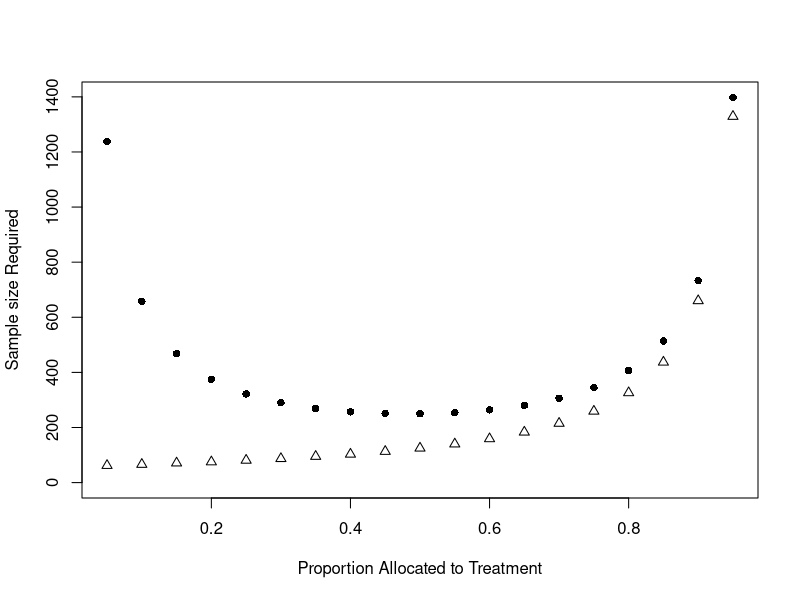

The R script that drew this image:
# Power calculations

# Power and sample size calculations based on the unadjusted Cox regression model 
# (equivalent to log-rank test) for unequal groups, as presented in 
# Schoenfeld (1983). Similar calculations can also be done by using 
# https://sample-size.net/sample-size-survival-analysis/.
# Inputs:
#   alpha: Proportion specifying Type I error
#   beta: Proportion specifying Type II error, equal to 1 - power
#   q_treat: Proportion allocated to treatment
#   tau: Maximum anticipated follow-up time, in same units as `phi`, `mu_0`, or 
#     `med_0`
#   phi: Hazard ratio. Optional (see details). Default is `NULL`.
#   lambda_0: Hazard function in the control group. Optional (see details). 
#     Default is `NULL`.
#   mu_0: Mean survival time in the control group, in same units as `tau`.
#     Optional (see details). Default is `NULL`.
#   med_0: Median survival time in the control group, in same units as `tau`.
#     Optional (see details). Default is `NULL`.
#   lambda_1: Hazard function in the treatment group. Optional (see details). 
#     Default is `NULL`.
#   mu_1: Mean survival time in the treatment group, in same units as `tau`.
#     Optional (see details). Default is `NULL`.
#   med_1: Median survival time in the treatment group, in same units as `tau`.
#     Optional (see details). Default is `NULL`.
#   print_output: Boolean specifying whether output should be printed. Default 
#     is `TRUE`.
# Outputs: List containing the following:
#   d: Number of events needed
#   n: Sample size required 
#   n_treat: Sample size required for the treatment group
# Details:
#   One of `lambda_0`, `mu_0`, or `med_0` must be specified to characterize the 
#     baseline event rate in the control group. In addition, either `phi` or 
#     one of `lambda_1`, `mu_1`, or `med_1` must be specified to characterize 
#     the event rate in the treatment group. 
get_sample_size_onestep <- function(alpha = 0.05, beta = 0.1, q_treat = 0.5, 
                                    tau, phi = NULL, lambda_0 = NULL, 
                                    mu_0 = NULL, med_0 = NULL, mu_1 = NULL, 
                                    med_1 = NULL, lambda_1 = NULL, 
                                    print_output = TRUE) {
  
  ### Step 0: Calculate hazard ratio assuming exponential distribution
  if (is.null(lambda_0)) {
    if (is.null(mu_0)) {
      if (is.null(med_0)) {
        stop("Either lambda_0, mu_0, or med_0 must be specified.")
      } else {
        lambda_0 <- -log(0.5) / med_0
      }
    } else {
      lambda_0 <- 1 / mu_0 
    }
  }
  
  if (is.null(phi)) {
    if (is.null(lambda_1)) {
      if (is.null(mu_1)) {
        if (is.null(med_1)) {
          stop("Either phi, lambda_1, mu_1, or med_1 must be specified.")
        } else {
          lambda_1 <- -log(0.5) / med_1
        }
      } else {
        lambda_1 <- 1 / mu_1
      }
    } 
    phi <- lambda_1 / lambda_0
  }
  
  ### Step 1: Get number of events needed
  
  # Critical value z-score under the null
  z_crit <- qnorm(1 - (alpha / 2))
  # Critical value z-score under the alternative
  z_power <- qnorm(1 - beta)
  
  # Calculate number of events needed for adequate power
  # Uses Schoenfeld's formula
  numer <- (z_crit + z_power)^2
  denom <- q_treat * (1 - q_treat) * (log(phi)^2)
  
  # Round up for number of events needed
  d <- numer / denom
  
  if (print_output) {
    print(paste0("Number of events needed: ", ceiling(d)))
  }
  
  ### Step 2: Get sample size
  
  # Calculate the sample size needed for adequate power
  denom <- 1 - ((1 - q_treat) * exp(-tau * lambda_0)) - 
    (q_treat * exp(-tau * phi * lambda_0))
  
  # Round up for sample size
  n <- ceiling(d / denom)
  
  if (print_output) {
    print(paste0("Sample size needed: ", n))
  }
  
  ### Additional: Get sample size for treatment group
  n_treat <- ceiling(n * q_treat)
  if (print_output) {
    print(paste0("n_treat: ", n_treat))
  }
  
  return(list(d = d, n = n, n_treat = n_treat))
}


# Try the one-step method test results: YAY it works!
test_n <- get_sample_size_onestep(alpha = 0.05, beta = 0.1,  q_treat = 0.5, 
                                  tau = 33, med_0 = 9, med_1 = 14)

# Examine impact of q_treat
# As q_treat deviates from 0.5, total sample size goes up
# However, n_treat is lowest for smallest q_treat, and increases exponentially 
# as q_treat increases
q_treat_vec <- seq(0.05, 0.95, by = 0.05)
n_vec <- sapply(q_treat_vec, function(x) 
  get_sample_size_onestep(alpha = 0.05, beta = 0.1,  q_treat = x, tau = 33, 
                          med_0 = 9, med_1 = 14, print_output = FALSE)$n)
n_treat_vec <- sapply(q_treat_vec, function(x) 
  get_sample_size_onestep(alpha = 0.05, beta = 0.1,  q_treat = x, tau = 33, 
                          med_0 = 9, med_1 = 14, print_output = FALSE)$n_treat)
plot(q_treat_vec, n_vec, pch = 16, 
     xlab = "Proportion Allocated to Treatment",
     ylab = "Sample size Required",
     ylim = c(0, max(n_vec)))
points(q_treat_vec, n_treat_vec, pch = 2)

### Try with the numbers that we would use

# Type I error
alpha <- 0.05
# Type II error
beta <- 0.2

# Proportion allocated to treatment
q_treat <- 0.15

# Average anticipated follow-up time in years
tau <- 5

# Get sample size for MACE outcomes among very high risk 
# Abrahami et al. (2020) Clin Pharmacol Ther: 
# IR 22.1/1000 PYAR for sulfonylureas w/ CPRD 2009-2013
inc_0 <- 22.1 
# Convert incidence to hazard by dividing by PYAR (okay for rare events)
lambda_0 <- inc_0 / 1000
# Placeholder hazard ratios
phi <- 0.8
n <- get_sample_size_onestep(alpha = alpha, beta = beta, q_treat = q_treat, 
                             tau = tau, lambda_0 = lambda_0, phi = phi)
# 90% power
n <- get_sample_size_onestep(alpha = alpha, beta = 0.1, q_treat = q_treat, 
                             tau = tau, lambda_0 = lambda_0, phi = phi)


# Get sample size for psychiatric hospitalisation outcomes 
# Richards-Belle et al. (2025) plosOne:
# 1-year incidence ranged from 13.3% to 16.1% across treatment arms, estimated 
# from the cumulative incidence function accounting for death as a potential 
# competing risk.
# We will use an average 14.4% for the control arm incidence.
inc_0 <- 0.0144
phi <- 0.8
# The hazard can be approximated by the incidence rate, assuming a constant 
# hazard (i.e., Exponential distribution) and a rare event rate
lambda_0 <- inc_0 
n <- get_sample_size_onestep(alpha = alpha, beta = beta, q_treat = q_treat, 
                             tau = tau, lambda_0 = lambda_0, phi = phi)
# Different hazard ratios
n <- get_sample_size_onestep(alpha = alpha, beta = beta, q_treat = q_treat, 
                             tau = tau, lambda_0 = lambda_0, phi = 0.5)
n <- get_sample_size_onestep(alpha = alpha, beta = beta, q_treat = q_treat, 
                             tau = tau, lambda_0 = lambda_0, phi = 1.25)

# Get sample size for incident SMI outcomes
# Prop GLP vs non for those with T2DM
q_treat <- 0.15  # Shapiro et al. (2025)
# Kirkbride et al. (2012) PLOSOne: 31.7 for psychotic disorders
# Lloyd et al., 2018 BJPsych: 1.7 for bipolar disorders
# Rait et al., 2009 BJPsych: Depr 14.0 per 1000 person-years at risk from 1996-2006
# Hardoon et al., 2013 PLOSOne: SMI 46.4 per 100000 PYAR from 2000-2010 age 16-65 
# using UK THIN data
inc_0 <- 46.4  + 1400
# Convert incidence per 100,000 person-years to hazard
lambda_0 <- inc_0 / 100000 
phi <- 0.8
n <- get_sample_size_onestep(alpha = alpha, beta = beta, q_treat = q_treat, 
                             tau = tau, lambda_0 = lambda_0, phi = phi)
# Different hazard ratios
n <- get_sample_size_onestep(alpha = alpha, beta = beta, q_treat = q_treat, 
                             tau = tau, lambda_0 = lambda_0, phi = 0.5)
n <- get_sample_size_onestep(alpha = alpha, beta = beta, q_treat = q_treat, 
                             tau = tau, lambda_0 = lambda_0, phi = 1.2)



get_CI_sampsize <- function(p, g, L, alpha) {
  n <- (qnorm(alpha/2) / L)^2 * p * (1-p) 
  n_geno <- n / (1 - g)
  return(ceiling(n_geno))
}


#================= OLD CODE ====================================================
# 
# # Inputs:
# #   alpha: Type I error
# #   beta: Type II error
# #   phi: Hazard ratio
# #   q_treat: Proportion allocated to treatment 
# get_num_events <- function(alpha, beta, phi, q_treat) {
#   # Critical value z-score under the null
#   z_crit <- qnorm(1 - (alpha / 2))
#   # Critical value z-score under the alternative
#   z_power <- qnorm(1 - beta)
#   
#   # Calculate number of events needed for adequate power
#   # Uses Schoenfeld's formula
#   numer <- (z_crit + z_power)^2
#   denom <- q_treat * (1 - q_treat) * (log(phi)^2)
#   
#   # Round up for number of events needed
#   d <- ceiling(numer / denom)
#   
#   print(paste0("Number of events needed: ", d))
#   
#   return(d)
# }
# 
# # Inputs:
# #   d: Number of events needed, outputted from `get_num_events`
# #   q_treat: Proportion allocated to treatment
# #   tau: Maximum anticipated follow-up time, in same units as hazard
# #   lambda_0: Hazard function in the control group
# #   phi: Hazard ratio
# get_sample_size <- function(d, q_treat, tau, lambda_0 = NULL, phi = NULL) {
#   
#   # Calculate the sample size needed for adequate power
#   denom <- 1 - ((1 - q_treat) * exp(-tau * lambda_0)) - 
#     (q_treat * exp(-tau * phi * lambda_0))
#   
#   # Round up for sample size
#   n <- ceiling(d / denom)
#   
#   print(paste0("Sample size needed: ", n))
#   
#   return(n)
# }
# 
# # Type I error
# alpha <- 0.05
# # Type II error
# beta <- 0.2
# 
# # Proportion allocated to treatment
# q_treat <- 0.5
# 
# # Calculate values for hazard ratio, phi
# # Mean survival time in months for control group
# mu_0 <- 12 
# # Mean survival time in months for treatment group
# mu_1 <- 24
# # Calculate control hazard and hazard ratio assuming exponential distribution
# lambda_0 <- 1 / mu_0 
# phi <- mu_0 / mu_1
# 
# # Follow-up time in months
# tau <- 24
# 
# d <- get_num_events(alpha = alpha, beta = beta, phi = phi, q_treat = q_treat)
# n <- get_sample_size(d = d, q_treat = q_treat, tau = tau, lambda_0 = lambda_0, 
#                      phi = phi)
# 
# # Test same results as lecture slides Example #2 on p247. Works but rounded up 1
# d <- get_num_events(alpha = 0.05, beta = 0.1, phi = 9/14, q_treat = 0.5)
# test_n <- get_sample_size(d = d, q_treat = 0.5, tau = 33, lambda_0 = 0.0770, 
#                           phi = 9/14)
# 
# 
